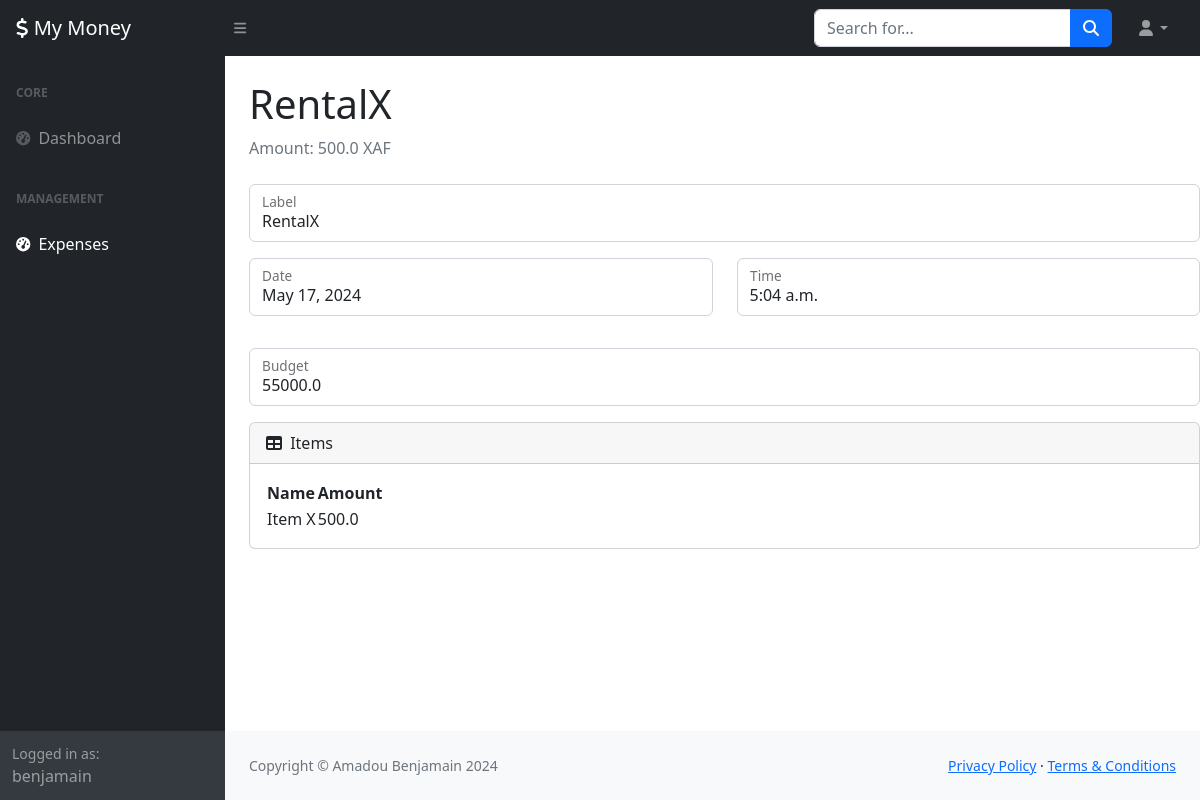
/expenses/1/show (signed in), run on an earlier commit of the app's database.
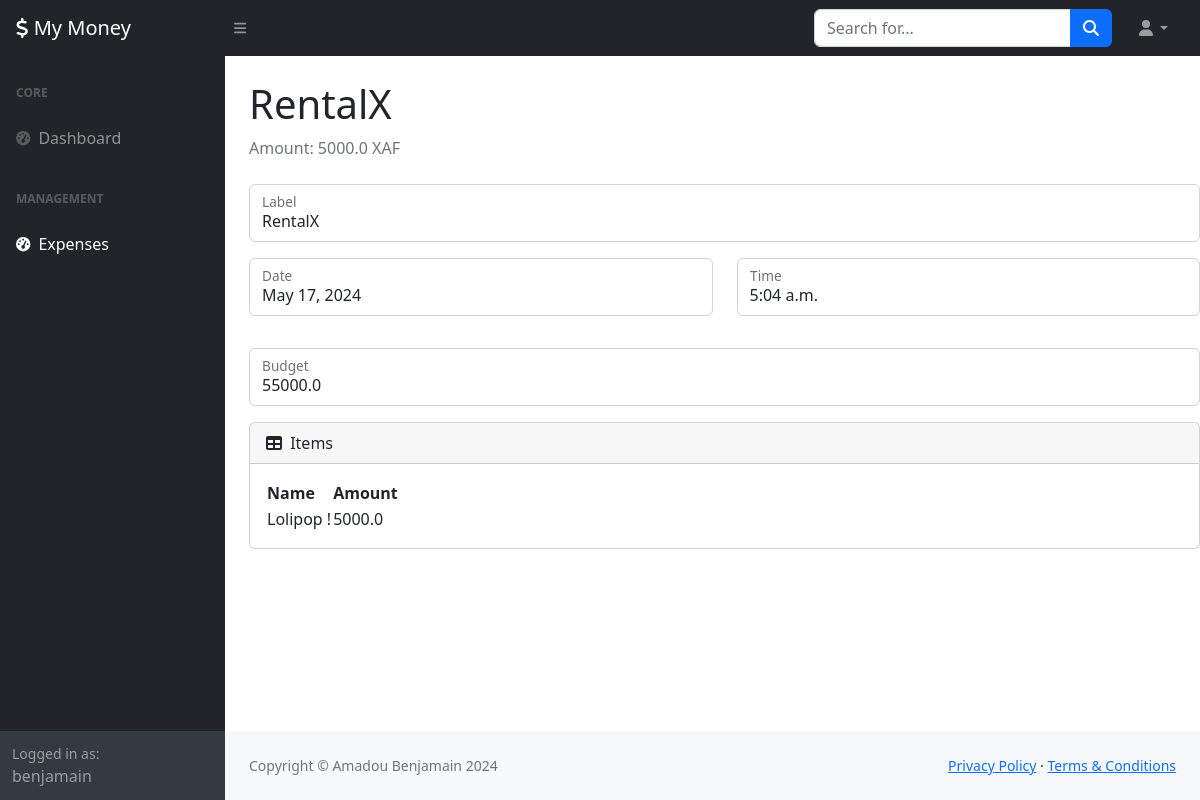
And on a later commit of the database.
### App/models.py (models this page shows, shortened)
class Expense(models.Model):
    label = models.CharField("label", max_length=30)
    date = models.DateField("date")
    time = models.TimeField("time")
    budget = models.FloatField("budget")
    user = models.ForeignKey(User, on_delete=models.CASCADE)
    @property
    def amount(self):
        amount = 0.0
        for item in self.items.all():
            amount += item.amount
        return amount

class ExpenseItem(models.Model):
    name = models.CharField("name", max_length=20)
    amount = models.FloatField("amount", default=0.0)
    expense = models.ForeignKey(Expense, on_delete=models.CASCADE, related_name="items")

### App/views.py (the view)
# urls.py: path('expenses/<int:id>/show', showExpense, name="show_expense"),
@login_required
def showExpense(request: HttpRequest, id: int):
    context = dict()
    context['xtitle'] = "Expenses"
    context['expense'] = Expense.objects.get(id=id)
    expense = context['expense']
    return render(request, expense.label, "Amount: " + str(expense.amount) + " XAF", "expenses/show.html", context)

### App/views.py (called while the page is built)
def render(request: HttpRequest, title: str, subTitle: str, template: str, context: Mapping[str, Any] = None):
    if (context == None):
        context = dict()
    context['title'] = title
    context['sub_title'] = subTitle
    if ("xtitle" not in context.keys()):
        context['xtitle'] = title
    return renderView(request, template, context)

### App/templates/expenses/show.html
{% extends 'base.html' %}
{% block content %}
<div class="ms-4">
    <div class="form-floating mb-3">
        <input class="form-control" id="inputEmail" type="text" name="label" value="{{ expense.label }}" />
        <label for="inputEmail">Label</label>
    </div>
    <div class="row mb-3">
        <div class="col-md-6">
            <div class="form-floating mb-3 mb-md-0">
                <p class="form-control">{{ expense.date }}</p>
                <label for="inputFirstName">Date</label>
            </div>
        </div>
        <div class="col-md-6">
            <div class="form-floating">
                <p class="form-control" id="inputLastName">{{ expense.time }}</p>
                <label for="inputLastName">Time</label>
            </div>
        </div>
    </div>
    <div class="form-floating mb-3">
        <p class="form-control" >{{ expense.budget }}</p>
        <label for="inputEmail">Budget</label>
    </div>
    <div class="card">
        <div class="card-header col">
            <i class="fas fa-table me-1"></i> Items
        </div>
        <div class="card-body">
            <table id="datatablesSimple">
                <thead>
                    <tr>
                        <th>Name</th>
                        <th>Amount</th>
                    </tr>
                </thead>
                <tbody>
                {% for item in expense.items.all %}
                    <tr>
                        <td>{{ item.name }}</td>
                        <td>{{ item.amount }}</td>
                    </tr>
                {% endfor %}
                </tbody>
            </table>
        </div>
    </div>
</div>
{% endblock %}

### App/templates/base.html (shortened to what this page needs)
{% load static %}
<!DOCTYPE html>
<html lang="en">
    <head>
        <link href="{% static 'js/bootstrap/css/bootstrap.min.css'%}" rel="stylesheet" />
        <link href="https://cdn.jsdelivr.net/npm/simple-datatables@7.1.2/dist/style.min.css" rel="stylesheet" />
        <link href="{% static 'css/styles.css'%}" rel="stylesheet" />
    </head>
    <body class="sb-nav-fixed">
        <nav class="sb-topnav navbar navbar-expand navbar-dark bg-dark">
            <a class="navbar-brand ps-3" href="{% url 'dashboard' %}"><i class="fas fa-dollar"></i> My Money</a>
            <button class="btn btn-link btn-sm order-1 order-lg-0 me-4 me-lg-0" id="sidebarToggle" href="#!"><i class="fas fa-bars"></i></button>
            <form class="d-none d-md-inline-block form-inline ms-auto me-0 me-md-3 my-2 my-md-0">
                <div class="input-group">
                    <input class="form-control" type="text" placeholder="Search for..." aria-label="Search for..." aria-describedby="btnNavbarSearch" />
                    <button class="btn btn-primary" id="btnNavbarSearch" type="button"><i class="fas fa-search"></i></button>
                </div>
            </form>
            <ul class="navbar-nav ms-auto ms-md-0 me-3 me-lg-4">
                <li class="nav-item dropdown">
                    <a class="nav-link dropdown-toggle" id="navbarDropdown" href="#" role="button" data-bs-toggle="dropdown" aria-expanded="false"><i class="fas fa-user fa-fw"></i></a>
                </li>
            </ul>
        </nav>
        <div id="layoutSidenav">
            <div id="layoutSidenav_nav">
                <nav class="sb-sidenav accordion sb-sidenav-dark" id="sidenavAccordion">
                    <div class="sb-sidenav-menu">
                        <div class="nav">
                            <div class="sb-sidenav-menu-heading">Core</div>
                            <a class="nav-link {% if xtitle == 'Dashboard' %}active{% endif %}" href="{% url 'dashboard' %}">
                                <div class="sb-nav-link-icon"><i class="fas fa-tachometer-alt"></i></div>
                                Dashboard
                            </a>
                            <div class="sb-sidenav-menu-heading">Management</div>
                            <a class="nav-link {% if xtitle == 'Expenses' %}active{% endif %}" href="{% url 'expenses' %}">
                                <div class="sb-nav-link-icon"><i class="fas fa-tachometer-alt"></i></div>
                                Expenses
                            </a>
                        </div>
                    </div>
                    <div class="sb-sidenav-footer">
                        <div class="small">Logged in as:</div>
                        {{ user.username }}
                    </div>
                </nav>
            </div>
            <div id="layoutSidenav_content">
                <main>
                    <div class="container-fluid px-4">
                        <h1 class="mt-4">{{ title }}</h1>
                        <ol class="breadcrumb mb-4">
                            <li class="breadcrumb-item active">{{ sub_title }}</li>
                        </ol>
                    </div>
                    {% block content %}
                    {% endblock %}
                </main>
                <footer class="py-4 bg-light mt-auto">
                    <div class="container-fluid px-4">
                        <div class="d-flex align-items-center justify-content-between small">
                            <div class="text-muted">Copyright &copy; Amadou Benjamain 2024</div>
                            <div>
                                <a href="#">Privacy Policy</a>
                                &middot;
                                <a href="#">Terms &amp; Conditions</a>
                            </div>
                        </div>
                    </div>
                </footer>
            </div>
        </div>
    </body>
</html>

What changed in the data, as far as the page shows it:
changed ExpenseItem: name "Item X" → "Lolipop !"; amount "500.0" → "5000.0"
Also different on the page:
{{ sub_title }}: "Amount: 500.0 XAF" → "Amount: 5000.0 XAF"
